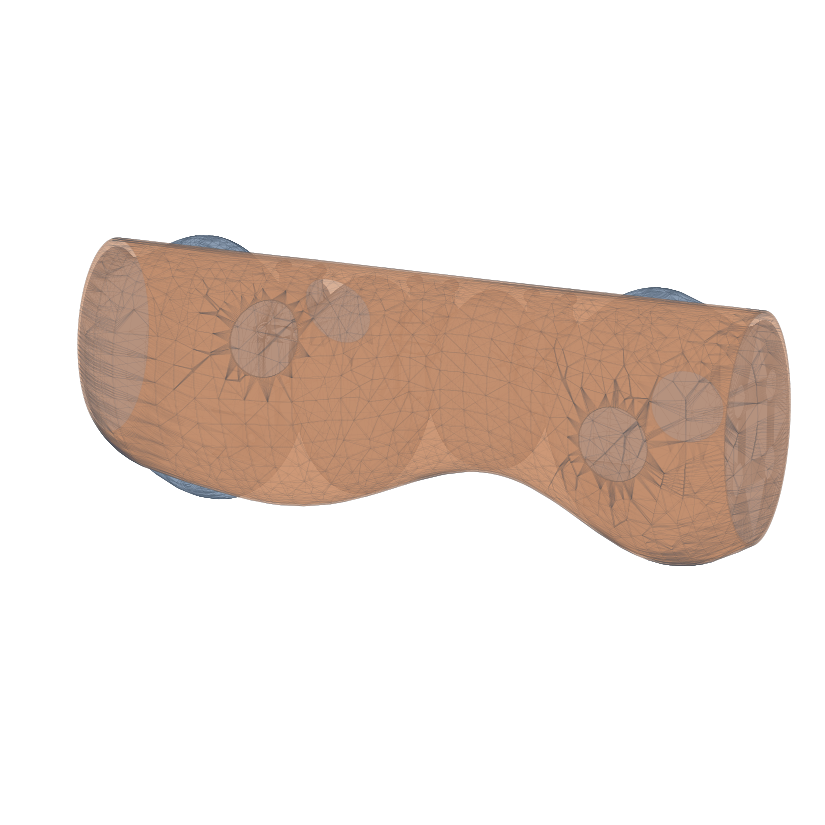

This chart was generated by the following Python code:
# SPDX-License-Identifier: Apache-2.0
# Copyright 2026 Younghyeon Park
"""The skin cover, sized by the strain the spine puts into it (build123d).

The skeleton has been the deliverable since M86 and the skin was always "after\nit". It is buildable now: `tomcat_trunk` gives a dorsal line the process tips
actually reach, `tomcat_assembly` puts four legs on it, and every rigid body is
one piece.

✅ **A skin over a bending spine has a NEUTRAL FIBRE, and finding it is the
whole design.** A fibre at height `z` changes length by `(z - spine_axis) *
theta` at each joint, so over the 75 deg of total pitch ROM:

    skin line                  z mm   r from axis    dL mm   strain
    dorsal, at the process tips 82.8        +33.0     43.2    11.9 %
    dorsal line                 79.8        +30.0     39.2    10.8 %
    FLANK, at the spine axis    49.8          0.0      0.0    0.0 %
    belly at the waist          14.7        -35.1     45.9    12.6 %
    belly at the chest         -46.1        -95.9    125.4    34.6 %

So the cover is **anchored along the flank at the spine axis** -- the one line
that does not move -- and the panels above and below carry the strain. 12 % is a
knit; 35 % is not. ⚠️ The belly panel is therefore not a stretch panel at all:
it is **slack**, gathered into a fold that pays out as the spine extends. A cat
has exactly that and it has a name, the primordial pouch, which is a good sign
for a shape arrived at from a strain table.

⚠️ **What this module does NOT do**: it is a cover, not a structure. It carries
no load, and nothing here checks that it keeps its shape under its own weight.
`[owed]`
"""

from __future__ import annotations

import math
import os
import sys

import numpy as np
from build123d import Compound, Cylinder, Ellipse, Plane, Pos, loft

HERE = os.path.dirname(os.path.abspath(__file__))
if HERE not in sys.path:
    sys.path.insert(0, HERE)
sys.path.insert(0, os.path.join(os.path.dirname(HERE), "..", "kinematics", "src"))

import tomcat_trunk as TT                                        # noqa: E402
import tomcat_leg_detail as LD                                   # noqa: E402
from tomcat_kin.params import DEFAULT_SPINE as SP                # noqa: E402

MM = 1000.0

#: Clearance from the structure to the inside of the skin.
#:
#: ⚠️ It has to clear the PROCESS TIPS, not the barrel: the tips stand 3 mm
#: proud of the dorsal line and the barrel sits 4-12 mm under it through the
#: spine region, so a skin drawn on the barrel would be pierced at every joint.
CLEAR = 2.0

#: Skin thickness (mm). A knit over a 12 % strain panel.  `[assumed]`
THICK = 1.0

#: The flank anchor: the height at which the skin does not change length.
NEUTRAL_Z = float(SP.spine_axis_z) * MM

#: Height of a dorsal process tip -- the highest point of the skeleton, and what
#: the cover actually lies on.
TIP_Z = TT.SPINE_Z + TT.DORSAL_ARM + TT.POST_R


def outline(x):
    """`(half_width, top, belly)` of the SKIN at station x, in mm.

    ⚠️ The skin does not follow the necks. The structure pinches to 21 mm of
    half-width at a joint so it can bend; a cover that followed it would crease
    into the gap and foul the yokes. It spans the ROW sections instead, which is
    what the measured 4-12 mm of gap under the dorsal line is for.
    """
    hw = TT._row_hw_at(x) + CLEAR
    # ⚠️ **Hung from the PROCESS TIPS, not the dorsal line.** Drawn on the
    # dorsal line the cover sat at 81.8 against tips that reach 82.8 -- pierced
    # at every joint, by 1.0 mm, and the check below is what said so. The tips
    # are what a cat's back rests on and they are what this rests on too.
    top = TIP_Z + CLEAR
    zc = TT.Z_DORSAL - TT._row_hw_at(x) * TT.ASPECT
    return hw, top, zc - TT._row_hw_at(x) * TT.ASPECT - CLEAR


def _sections():
    """The x stations the skin is lofted through: the ROW stations plus the ends."""
    xs = sorted({x for (_n, _b, x, _r, _ro) in TT._rows()})
    lo, hi = TT.BODIES[0][0], TT.BODIES[3][1]
    return [lo] + [x for x in xs if lo < x < hi] + [hi]


#: Radius of the hole each leg comes out of, and it is sized by the SWING.
#:
#: ✅ A leg does not leave the body through a gap, it leaves through an
#: aperture with a cuff -- 0.5 mm of flank clearance is nothing on a cover that
#: deflects. The hole has to pass the femur at every hip angle, so its radius is
#: the tube radius plus what the ROM sweeps plus a cuff.
APERTURE_R = LD.TUBE["femur"][0] / 2 + 12.0


def hip_apertures():
    """One hole per leg, on the limb plane at each hip station."""
    out = []
    for xh in (0.0, 195.0):
        zc = TT._zc(xh)
        for sgn in (-1.0, +1.0):
            out.append(Pos(xh, sgn * LD.TRACK_Y, zc)
                       * (Plane(origin=(0, 0, 0), z_dir=(0, 1, 0)).location
                          * Cylinder(APERTURE_R, 60.0)))
    return out


def skin():
    """The cover as a closed shell: an outer loft minus an inner one."""
    def shell(pad):
        secs = []
        for x in _sections():
            hw, top, belly = outline(x)
            hw += pad
            hh = 0.5 * (top - belly) + pad
            zc = 0.5 * (top + belly)
            secs.append(Plane(origin=(x, 0, zc), z_dir=(1, 0, 0))
                        * Ellipse(hh, hw))
        return loft(secs)
    g = shell(0.0) - shell(-THICK)
    for a in hip_apertures():
        g = g - a
    return g


def strain_table():
    """Length change of a skin fibre at each height, over the full pitch ROM."""
    q = float(np.asarray(SP.q_max).sum())
    span = TT.BODIES[3][1] - TT.BODIES[0][0]
    rows = []
    for name, z in (("dorsal, over the tips", outline(0.0)[1]),
                    ("flank, the ANCHOR", NEUTRAL_Z),
                    ("belly at the waist", outline(107.0)[2]),
                    ("belly at the chest", outline(217.0)[2])):
        r = z - NEUTRAL_Z
        dL = abs(r) * q
        rows.append((name, z, r, dL, dL / span))
    return rows, q, span


def report():
    ok = True
    print("SKIN COVER -- sized by the strain the spine puts into it\n")
    print("%-24s %8s %8s %8s" % ("station", "hw", "top", "belly"))
    for x in _sections():
        hw, top, belly = outline(x)
        print("%-24s %8.1f %8.1f %8.1f" % ("x = %.0f" % x, hw, top, belly))

    rows, q, span = strain_table()
    print("\nfibre length change over %.0f deg of total pitch ROM, span %.0f mm"
          % (math.degrees(q), span))
    print("%-24s %8s %10s %8s %9s" % ("line", "z mm", "r", "dL mm", "strain"))
    for name, z, r, dL, e in rows:
        print("%-24s %8.1f %10.1f %8.1f %8.1f %%" % (name, z, r, dL, 100 * e))

    sk = skin()
    sol = sk.solids()
    vol = sum(x.volume for x in sol)
    print("\nsolids          %d %s" % (len(sol), "(one cover)" if len(sol) == 1
                                          else "*** DISJOINT ***"))
    if len(sol) != 1:
        ok = False
    for name, rho in (("knit nylon", 1.15e-3), ("TPU 85A", 1.20e-3),
                      ("silicone", 1.10e-3)):
        print("  %-14s %6.1f g at %.1f mm" % (name, vol * rho, THICK))

    # @W@ the cover must clear the PROCESS TIPS, not just the barrel
    # ⚠️ **Read from the geometry, not recomputed.** A first version of this
    # check rebuilt the skin's top from `Z_DORSAL + CLEAR`, so when `outline()`
    # was raised onto the tips the check did not move with it and went on
    # reporting the defect it had just caught. A check that recomputes what it
    # is checking is checking something else.
    gap = min(outline(x)[1] for x in _sections()) - TIP_Z
    print("\ndorsal clearance over the process tips  %+.1f mm" % gap)
    if gap < 0.5:
        print("      *** the skin would be pierced at every joint")
        ok = False
    # ⚠️ **Does it actually enclose the structure?** Clearance at the dorsal
    # line says nothing about the flanks, and the trunk's widest section is a
    # girdle, not a row the skin was lofted through.
    worst, where = 1e9, None
    for x in np.linspace(TT.BODIES[0][0], TT.BODIES[3][1], 60):
        hw, top, belly = outline(x)
        s_hw = TT._hw_at(x)
        s_top = TT._zc(x) + s_hw * TT.ASPECT
        s_belly = TT._zc(x) - s_hw * TT.ASPECT
        for name, m in (("flank", hw - s_hw),
                        ("top", top - s_top),
                        ("belly", s_belly - belly)):
            if m < worst:
                worst, where = m, (name, x)
    print("  tightest clearance to the structure %+.1f mm (%s at x = %.0f)"
          % (worst, where[0], where[1]))
    if worst < 0.5:
        print("      *** the skin is inside the skeleton there")
        ok = False

    # ⚠️ **And the legs have to come out of it.** A binary "does it foul" is the
    # wrong question for a flexible cover: it deflects, so what matters is the
    # margin. Measured at both hip stations against the femur's inner face.
    inner = LD.TRACK_Y - LD.TUBE["femur"][0] / 2
    for nm, xh in (("rear", 0.0), ("fore", 195.0)):
        print("  %s hip        femur inner face %.1f vs skin flank %.1f  -> "
              "%+.1f mm, so it leaves through an aperture"
              % (nm, inner, outline(xh)[0], inner - outline(xh)[0]))
    print("  aperture           r = %.1f mm (femur r %.1f + %.1f of cuff and sweep)"
          % (APERTURE_R, LD.TUBE["femur"][0] / 2, APERTURE_R - LD.TUBE["femur"][0] / 2))
    if APERTURE_R < LD.TUBE["femur"][0] / 2 + 5.0:
        print("      *** the hole is not bigger than the leg")
        ok = False

    print("  %s" % ("skin checks pass" if ok else "*** SEE ABOVE ***"))
    return ok


def render_png(path, elev=14, azim=-62, with_trunk=True):
    """The cover over the skeleton, drawn translucent so both read."""
    import matplotlib
    matplotlib.use("Agg")
    import matplotlib.pyplot as plt
    from mpl_toolkits.mplot3d.art3d import Poly3DCollection

    fig = plt.figure(figsize=(12, 6))
    ax = fig.add_subplot(111, projection="3d")
    groups = []
    if with_trunk:
        groups.append(("#8a9bb0", 1.0, [TT.rigid_body(b) for b in sorted(TT.BODIES)]))
    groups.append(("#c98f6a", 0.45, [skin()]))
    skipped = 0
    for col, alpha, shapes in groups:
        tri = []
        for sh in shapes:
            for f in sh.faces():
                try:
                    verts, tris = f.tessellate(0.5)
                except Exception:
                    skipped += 1
                    continue
                V = np.array([[v.X, v.Y, v.Z] for v in verts])
                tri.append(V[np.array(tris)])
        if not tri:
            continue
        coll = Poly3DCollection(np.concatenate(tri), facecolor=col, alpha=alpha,
                                edgecolor="#3c4a5a", linewidth=0.05)
        coll.set_zsort("average")
        ax.add_collection3d(coll)
    if skipped:
        print("  *** %d face(s) would not mesh" % skipped)
    bb = Compound([skin()]).bounding_box()
    ax.set_xlim(bb.min.X - 5, bb.max.X + 5)
    ax.set_ylim(bb.min.Y - 5, bb.max.Y + 5)
    ax.set_zlim(bb.min.Z - 5, bb.max.Z + 5)
    ax.set_box_aspect((bb.size.X, bb.size.Y, bb.size.Z))
    ax.view_init(elev=elev, azim=azim)
    ax.set_axis_off()
    fig.tight_layout()
    fig.savefig(path, dpi=140, bbox_inches="tight", facecolor="white")
    plt.close(fig)
    print("wrote", path)


if __name__ == "__main__":
    report()
    render_png(os.path.join(HERE, "tomcat_skin.png"))
    render_png(os.path.join(HERE, "tomcat_skin_side.png"), elev=2, azim=-90)
